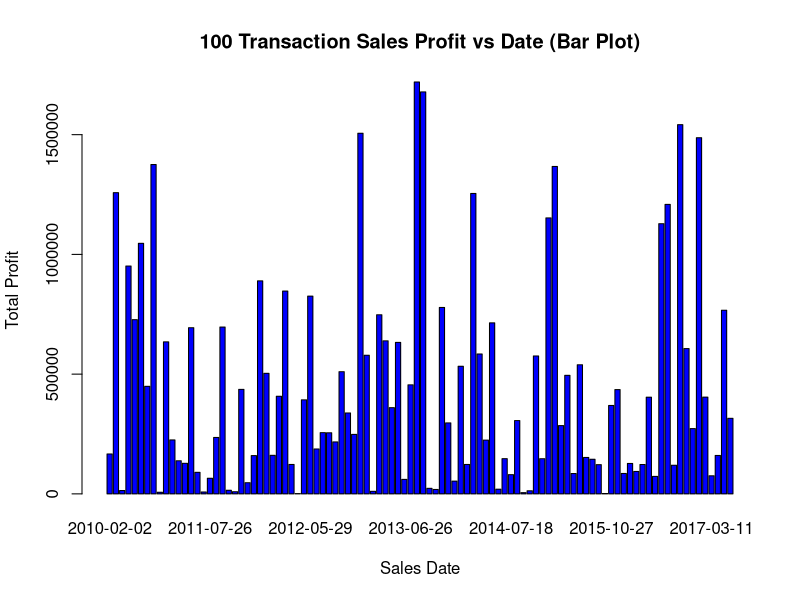
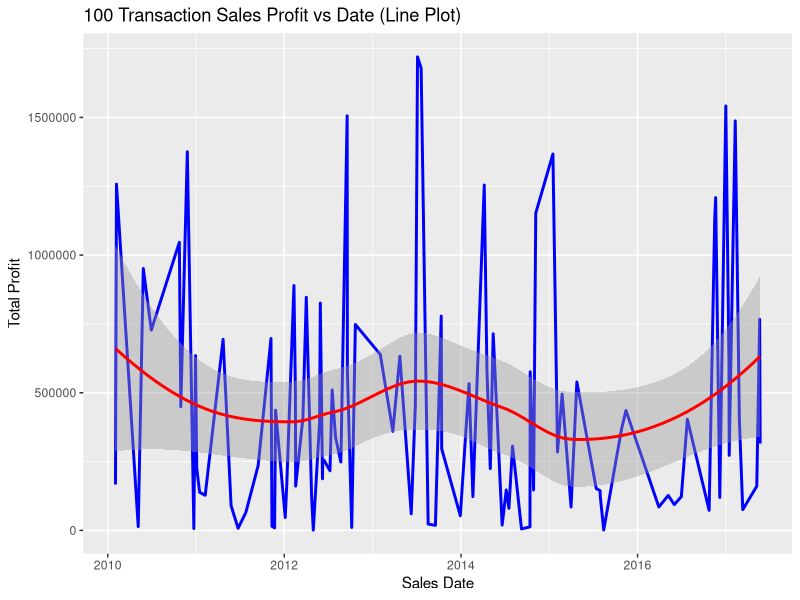
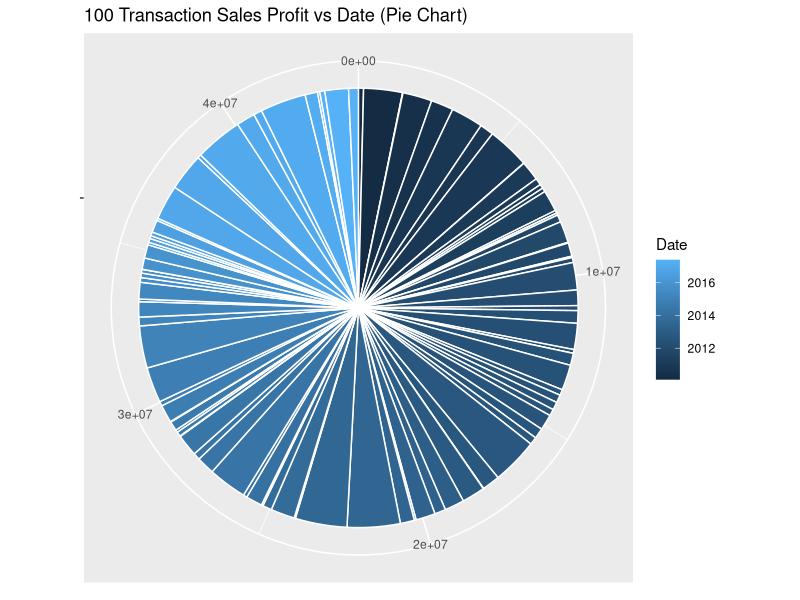

Write R code to recreate these figures, in order.
## ---- chunk 1
knitr::opts_chunk$set(echo = TRUE)
## ---- chunk 2
library(tidyr) # For lots of data wrangling tasks
library(magrittr) # For piping data into functions
library(lubridate) # For dealing with dates
library(stringr) # String functions
library(forcats) #fct infreq functions 
library(dplyr) # Data manipulation
library(ggplot2) # Creating elegant and complex plots Grammar of Graphics
## ---- chunk 3
df_sales <- read.csv("100 Sales Records.csv") # Read csv into df data frame

df_sales %<>% 
  mutate(
    Date = mdy(df_sales$Order.Date)
  ) %>%
  arrange(Date)

summary(df_sales)
## ---- chunk 4
barplot(height = df_sales$Total.Profit, names = df_sales$Date, 
        main = "100 Transaction Sales Profit vs Date (Bar Plot)"
        ,xlab = "Sales Date"
        ,ylab = "Total Profit"
        ,col = "blue")
## ---- chunk 5
ggplot(df_sales, aes(x = Date
                     , y = Total.Profit)) +
  geom_line(color = "blue",
            size = 1) +
  geom_smooth(color = "red") +
  labs(title = "100 Transaction Sales Profit vs Date (Line Plot)"
       ,x = "Sales Date"
       ,y = "Total Profit")
## ---- chunk 6
ggplot(df_sales, aes(x = "", y = Total.Profit, fill = Date)) +
  geom_bar(width = 1, stat = "identity", color = "white") +
  coord_polar("y", start = 0) +
  labs(x = NULL, y = NULL, title = "100 Transaction Sales Profit vs Date (Pie Chart)")
